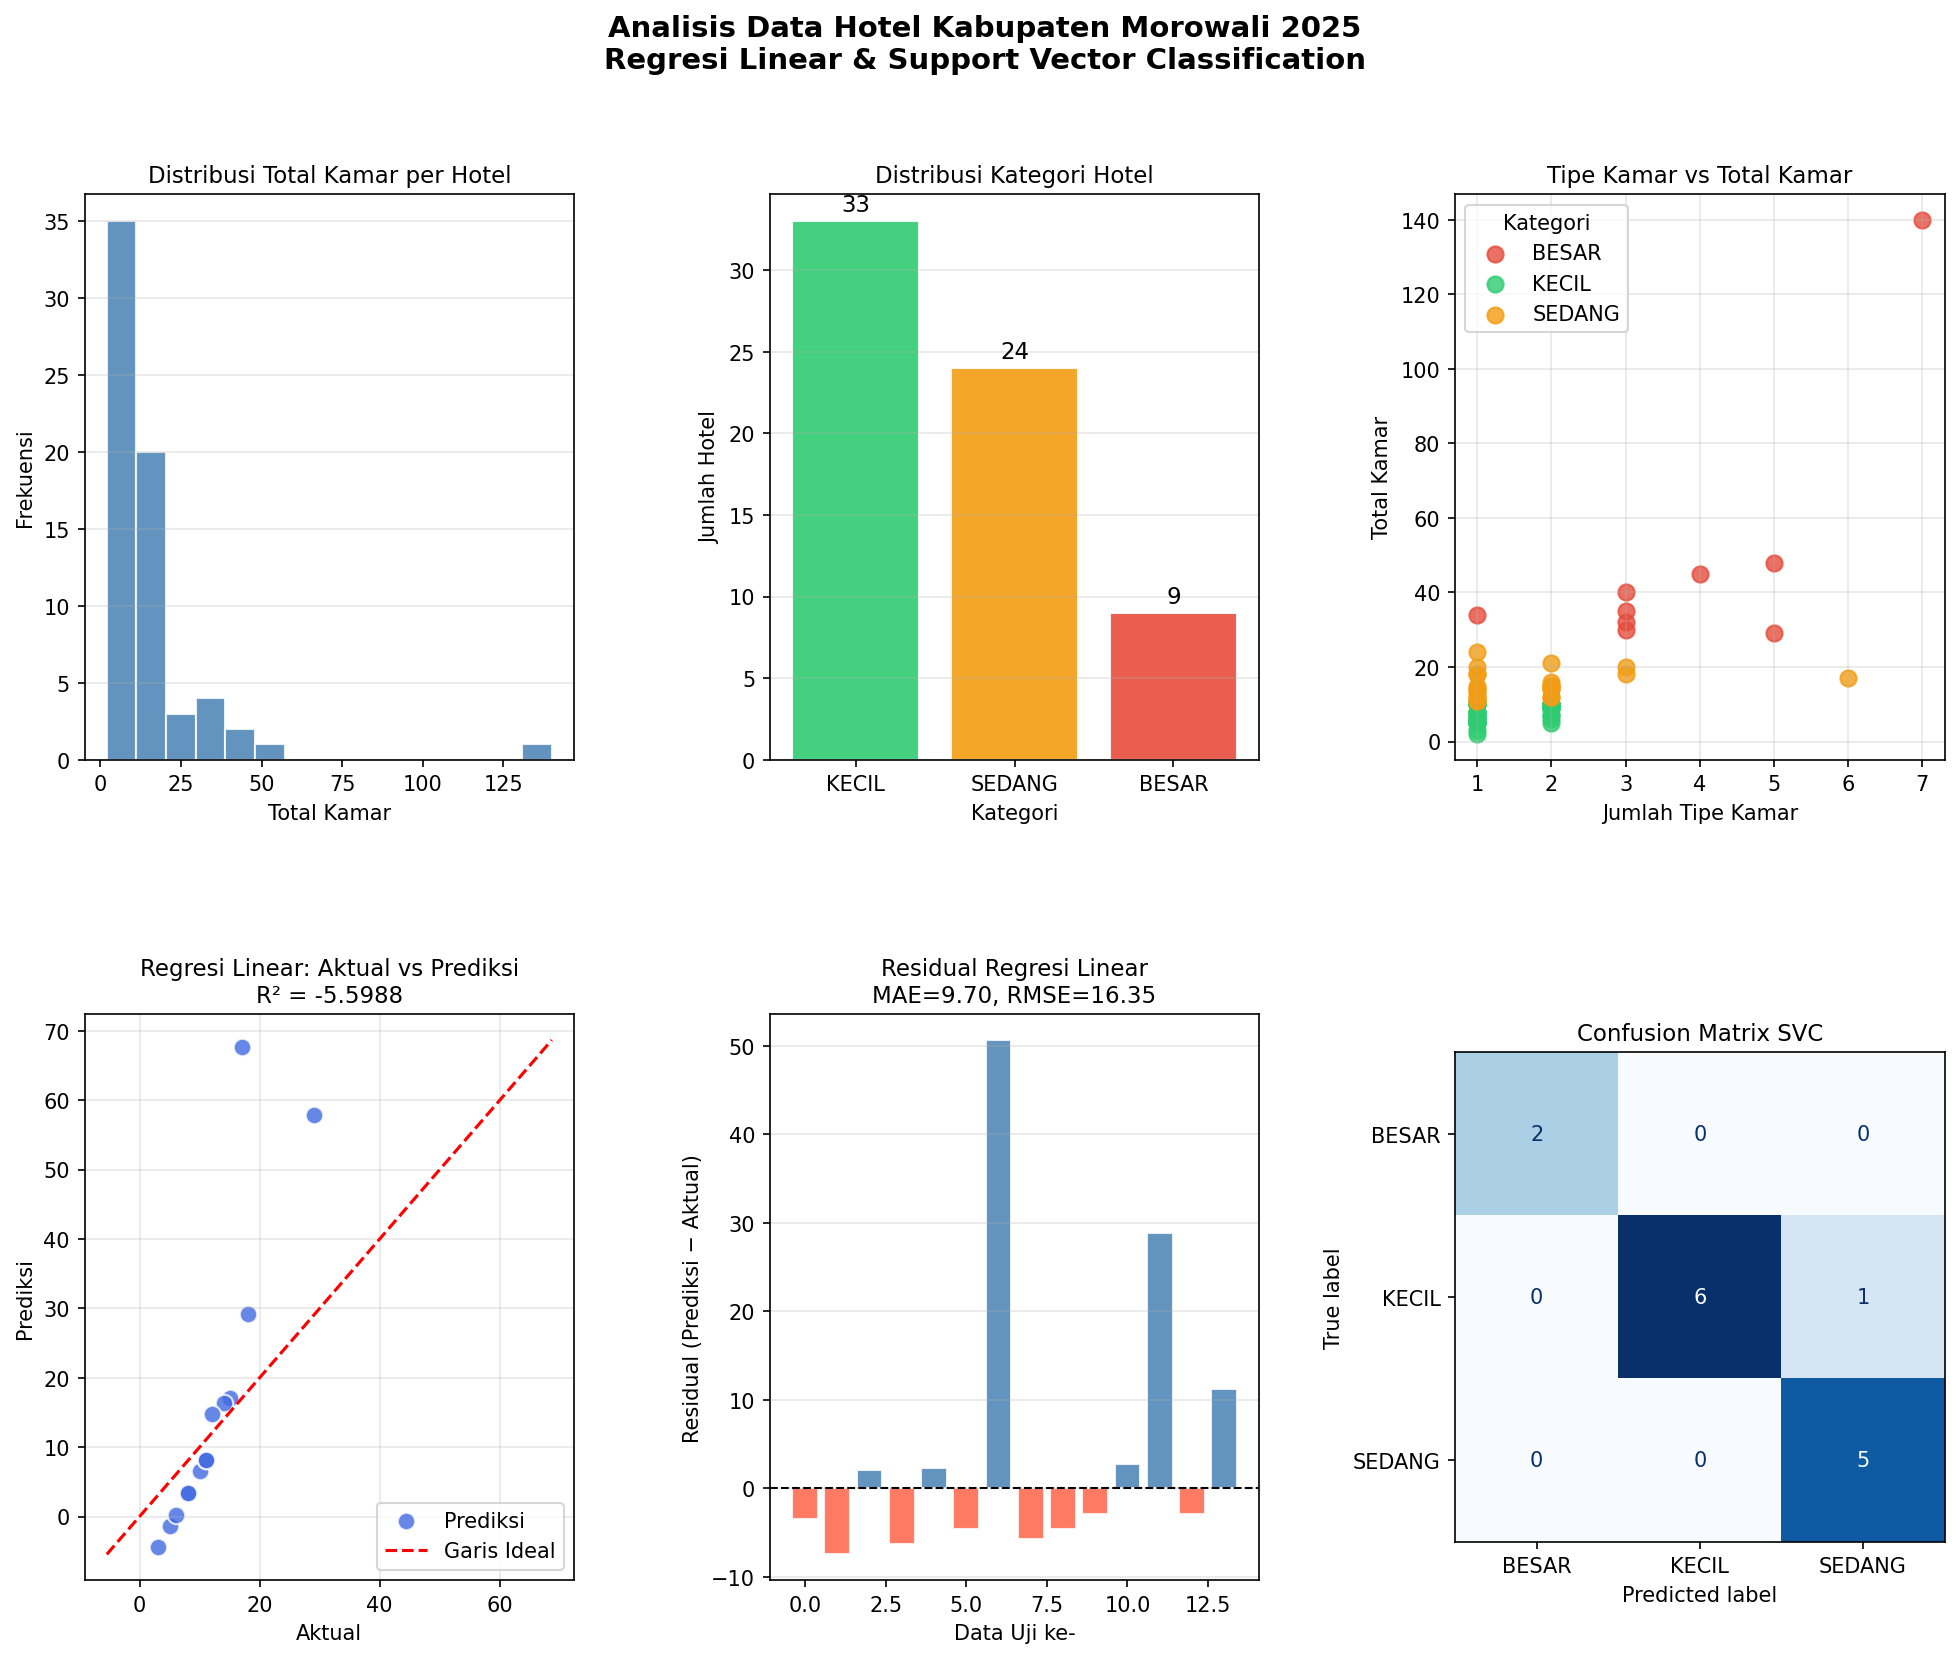

The script that saved this image:
"""
Analisis Data Hotel Kabupaten Morowali 2025
Metode: Regresi Linear & Support Vector Classification (SVC)

Studi Kasus:
- Regresi Linear : Memprediksi total kamar hotel berdasarkan jumlah tipe kamar
- SVC            : Mengklasifikasikan hotel ke kategori KECIL / SEDANG / BESAR
"""

import pandas as pd
import numpy as np
import matplotlib.pyplot as plt
import matplotlib.gridspec as gridspec
from sklearn.linear_model import LinearRegression
from sklearn.svm import SVC
from sklearn.model_selection import train_test_split
from sklearn.preprocessing import StandardScaler, LabelEncoder
from sklearn.metrics import (
    mean_absolute_error, mean_squared_error, r2_score,
    classification_report, confusion_matrix, ConfusionMatrixDisplay
)
import warnings
warnings.filterwarnings('ignore')

# ===========================================================
# 1. LOAD & PREPROCESSING DATA
# ===========================================================
print("=" * 60)
print("  ANALISIS DATA HOTEL KABUPATEN MOROWALI 2025")
print("=" * 60)

FILE_PATH = "kompilasi-data-administrasi-jumlah-kamar-hotel-di-kabupaten-morowali-tahun-2025-(2025)-397.xlsx"

df_raw = pd.read_excel(FILE_PATH)

# Hapus baris 'Total' (baris terakhir berisi ringkasan)
df_raw = df_raw[df_raw['Nama Usaha'].str.lower() != 'total'].copy()
df_raw['Jumlah kamar'] = pd.to_numeric(df_raw['Jumlah kamar'], errors='coerce')
df_raw.dropna(subset=['Jumlah kamar'], inplace=True)

print(f"\n[INFO] Data mentah: {df_raw.shape[0]} baris, {df_raw.shape[1]} kolom")

# Agregasi per hotel → satu baris per usaha
df_hotel = (
    df_raw.groupby('Nama Usaha')['Jumlah kamar']
    .agg(Total_Kamar='sum', Jumlah_Tipe_Kamar='count')
    .reset_index()
)
df_hotel['Rata_Kamar_Per_Tipe'] = df_hotel['Total_Kamar'] / df_hotel['Jumlah_Tipe_Kamar']

print(f"[INFO] Jumlah hotel unik: {len(df_hotel)}")
print("\n[PREVIEW DATA HOTEL TERAGREGASI]")
print(df_hotel.head(10).to_string(index=False))

# Buat label kategori untuk SVC
def kategorikan(total):
    if total <= 10:
        return 'KECIL'
    elif total <= 25:
        return 'SEDANG'
    else:
        return 'BESAR'

df_hotel['Kategori'] = df_hotel['Total_Kamar'].apply(kategorikan)

print("\n[DISTRIBUSI KATEGORI HOTEL]")
print(df_hotel['Kategori'].value_counts().to_string())

# ===========================================================
# 2. REGRESI LINEAR
#    Fitur  : Jumlah_Tipe_Kamar, Rata_Kamar_Per_Tipe
#    Target : Total_Kamar
# ===========================================================
print("\n" + "=" * 60)
print("  BAGIAN A: REGRESI LINEAR")
print("=" * 60)

X_reg = df_hotel[['Jumlah_Tipe_Kamar', 'Rata_Kamar_Per_Tipe']].values
y_reg = df_hotel['Total_Kamar'].values

X_train_r, X_test_r, y_train_r, y_test_r = train_test_split(
    X_reg, y_reg, test_size=0.2, random_state=42
)

model_lr = LinearRegression()
model_lr.fit(X_train_r, y_train_r)
y_pred_r = model_lr.predict(X_test_r)

mae_r  = mean_absolute_error(y_test_r, y_pred_r)
mse_r  = mean_squared_error(y_test_r, y_pred_r)
rmse_r = np.sqrt(mse_r)
r2_r   = r2_score(y_test_r, y_pred_r)

print(f"\nKoefisien Regresi  : {model_lr.coef_}")
print(f"Intercept          : {model_lr.intercept_:.4f}")
print(f"\n[EVALUASI REGRESI LINEAR]")
print(f"  MAE  = {mae_r:.4f}")
print(f"  MSE  = {mse_r:.4f}")
print(f"  RMSE = {rmse_r:.4f}")
print(f"  R²   = {r2_r:.4f}")

# Detail prediksi vs aktual
print("\n[PERBANDINGAN AKTUAL VS PREDIKSI - REGRESI LINEAR]")
hasil_reg = pd.DataFrame({
    'Aktual'  : y_test_r,
    'Prediksi': np.round(y_pred_r, 2),
    'Selisih' : np.round(y_pred_r - y_test_r, 2)
})
print(hasil_reg.to_string(index=False))

# ===========================================================
# 3. SUPPORT VECTOR CLASSIFICATION (SVC)
#    Fitur  : Jumlah_Tipe_Kamar, Rata_Kamar_Per_Tipe
#    Target : Kategori (KECIL / SEDANG / BESAR)
# ===========================================================
print("\n" + "=" * 60)
print("  BAGIAN B: SUPPORT VECTOR CLASSIFICATION (SVC)")
print("=" * 60)

le = LabelEncoder()
y_svc = le.fit_transform(df_hotel['Kategori'])   # encode label

X_svc = df_hotel[['Jumlah_Tipe_Kamar', 'Rata_Kamar_Per_Tipe']].values

X_train_s, X_test_s, y_train_s, y_test_s = train_test_split(
    X_svc, y_svc, test_size=0.2, random_state=42, stratify=y_svc
)

# Scaling wajib untuk SVM/SVC
scaler = StandardScaler()
X_train_s_sc = scaler.fit_transform(X_train_s)
X_test_s_sc  = scaler.transform(X_test_s)

model_svc = SVC(kernel='rbf', C=1.0, gamma='scale', random_state=42)
model_svc.fit(X_train_s_sc, y_train_s)
y_pred_s = model_svc.predict(X_test_s_sc)

print(f"\n[EVALUASI SVC]")
print(classification_report(y_test_s, y_pred_s,
                             target_names=le.classes_))

# Detail prediksi vs aktual
print("[PERBANDINGAN AKTUAL VS PREDIKSI - SVC]")
hasil_svc = pd.DataFrame({
    'Aktual'  : le.inverse_transform(y_test_s),
    'Prediksi': le.inverse_transform(y_pred_s),
    'Benar?'  : ['✓' if a == p else '✗'
                 for a, p in zip(y_test_s, y_pred_s)]
})
print(hasil_svc.to_string(index=False))

# ===========================================================
# 4. VISUALISASI
# ===========================================================
fig = plt.figure(figsize=(16, 12))
fig.suptitle('Analisis Data Hotel Kabupaten Morowali 2025\n'
             'Regresi Linear & Support Vector Classification',
             fontsize=14, fontweight='bold', y=0.98)

gs = gridspec.GridSpec(2, 3, figure=fig, hspace=0.45, wspace=0.4)

# --- Plot 1: Distribusi Total Kamar per Hotel ---
ax1 = fig.add_subplot(gs[0, 0])
ax1.hist(df_hotel['Total_Kamar'], bins=15, color='steelblue',
         edgecolor='white', alpha=0.85)
ax1.set_title('Distribusi Total Kamar per Hotel', fontsize=11)
ax1.set_xlabel('Total Kamar')
ax1.set_ylabel('Frekuensi')
ax1.grid(axis='y', alpha=0.3)

# --- Plot 2: Distribusi Kategori Hotel ---
ax2 = fig.add_subplot(gs[0, 1])
kategori_count = df_hotel['Kategori'].value_counts()
colors = ['#2ecc71', '#f39c12', '#e74c3c']
bars = ax2.bar(kategori_count.index, kategori_count.values,
               color=colors[:len(kategori_count)], edgecolor='white', alpha=0.9)
for bar in bars:
    ax2.text(bar.get_x() + bar.get_width()/2, bar.get_height() + 0.3,
             str(int(bar.get_height())), ha='center', va='bottom', fontsize=11)
ax2.set_title('Distribusi Kategori Hotel', fontsize=11)
ax2.set_xlabel('Kategori')
ax2.set_ylabel('Jumlah Hotel')
ax2.grid(axis='y', alpha=0.3)

# --- Plot 3: Scatter Jumlah Tipe vs Total Kamar ---
ax3 = fig.add_subplot(gs[0, 2])
color_map = {'KECIL': '#2ecc71', 'SEDANG': '#f39c12', 'BESAR': '#e74c3c'}
for kat, grp in df_hotel.groupby('Kategori'):
    ax3.scatter(grp['Jumlah_Tipe_Kamar'], grp['Total_Kamar'],
                label=kat, color=color_map[kat], alpha=0.8, s=60)
ax3.set_title('Tipe Kamar vs Total Kamar', fontsize=11)
ax3.set_xlabel('Jumlah Tipe Kamar')
ax3.set_ylabel('Total Kamar')
ax3.legend(title='Kategori')
ax3.grid(alpha=0.3)

# --- Plot 4: Regresi Linear — Aktual vs Prediksi ---
ax4 = fig.add_subplot(gs[1, 0])
ax4.scatter(y_test_r, y_pred_r, color='royalblue', alpha=0.8,
            edgecolors='white', s=70, label='Prediksi')
lims = [min(y_test_r.min(), y_pred_r.min()) - 1,
        max(y_test_r.max(), y_pred_r.max()) + 1]
ax4.plot(lims, lims, 'r--', linewidth=1.5, label='Garis Ideal')
ax4.set_title(f'Regresi Linear: Aktual vs Prediksi\nR² = {r2_r:.4f}', fontsize=11)
ax4.set_xlabel('Aktual')
ax4.set_ylabel('Prediksi')
ax4.legend()
ax4.grid(alpha=0.3)

# --- Plot 5: Residual Regresi Linear ---
ax5 = fig.add_subplot(gs[1, 1])
residual = y_pred_r - y_test_r
ax5.bar(range(len(residual)), residual,
        color=['tomato' if r < 0 else 'steelblue' for r in residual],
        alpha=0.85, edgecolor='white')
ax5.axhline(0, color='black', linewidth=1, linestyle='--')
ax5.set_title(f'Residual Regresi Linear\nMAE={mae_r:.2f}, RMSE={rmse_r:.2f}', fontsize=11)
ax5.set_xlabel('Data Uji ke-')
ax5.set_ylabel('Residual (Prediksi − Aktual)')
ax5.grid(axis='y', alpha=0.3)

# --- Plot 6: Confusion Matrix SVC ---
ax6 = fig.add_subplot(gs[1, 2])
cm = confusion_matrix(y_test_s, y_pred_s)
disp = ConfusionMatrixDisplay(confusion_matrix=cm,
                               display_labels=le.classes_)
disp.plot(ax=ax6, colorbar=False, cmap='Blues')
ax6.set_title('Confusion Matrix SVC', fontsize=11)

plt.savefig('analisis_hotel_morowali.png',
            dpi=150, bbox_inches='tight', facecolor='white')
print("\n[INFO] Visualisasi disimpan: analisis_hotel_morowali.png")
plt.close()

print("\n" + "=" * 60)
print("  SELESAI")
print("=" * 60)
